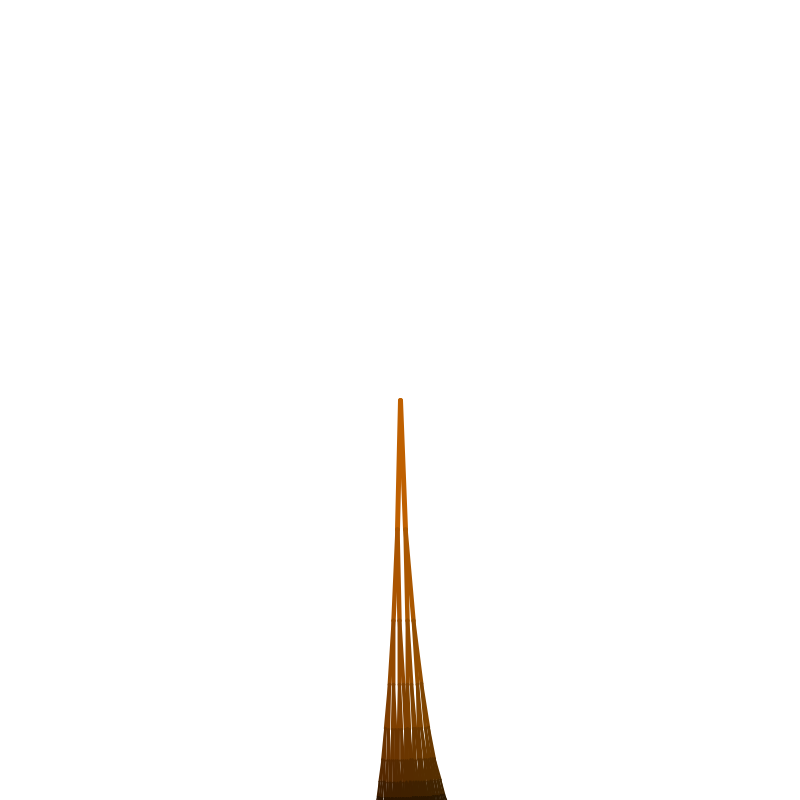
Frame 1 (no input)
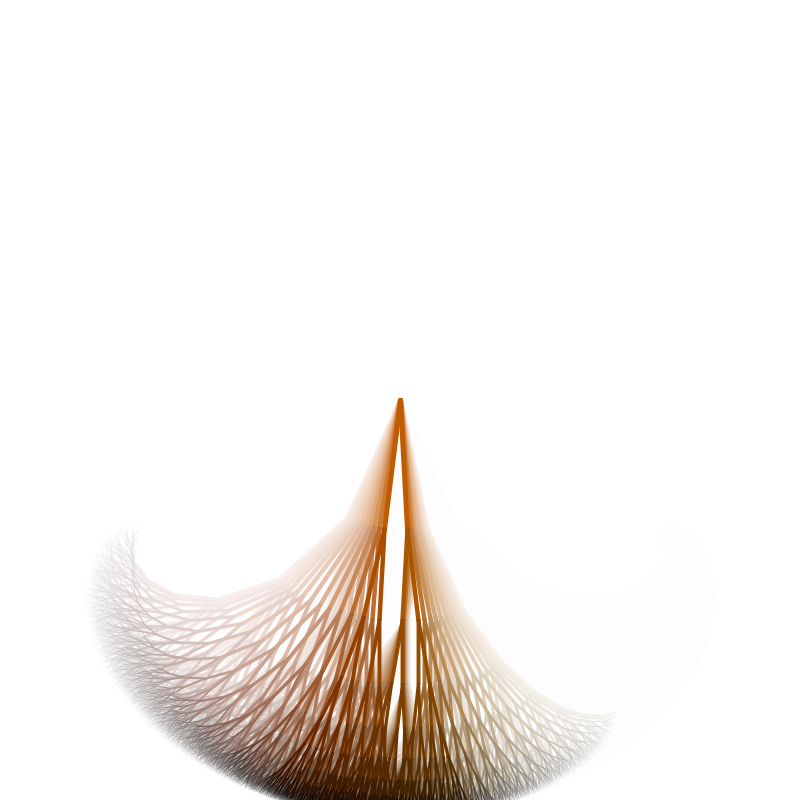
Frame 60 (the mouse pressed at the canvas centre just before this capture)
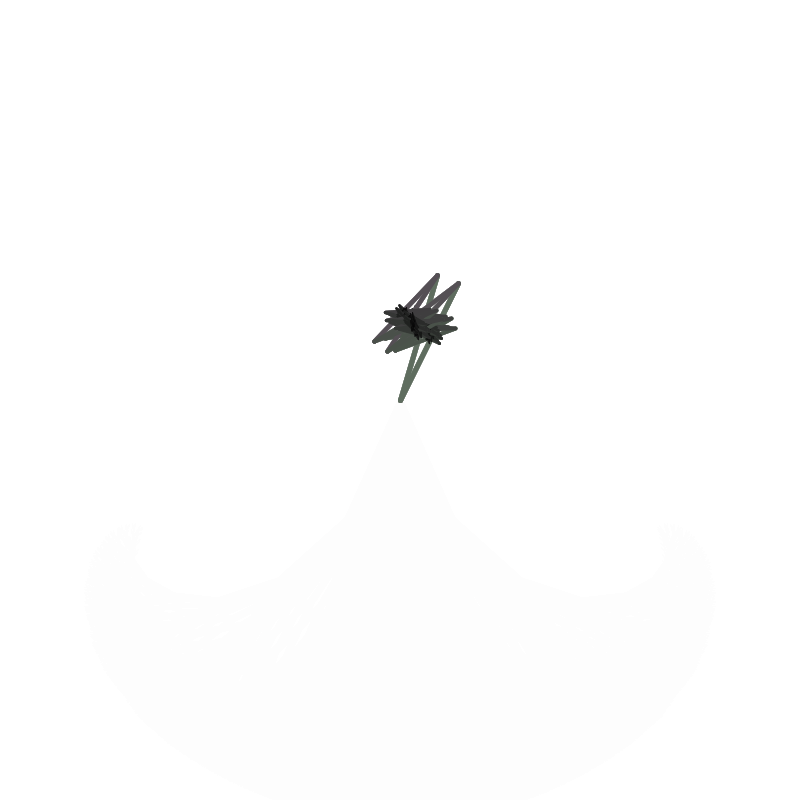
Frame 120 (the mouse held since frame 60 and released just before this capture)

The Processing sketch that drew these frames (run headless with seeded random() and noise(); from frame 60 on, the mouse is pressed at the canvas centre):

// Processing sketch: processing_16255
// ── processing_16255.pde

//-------------------------------------------
//
// Thomas Diewald
//
// 02.12.2010
//
// my_binary_tree
// 
// experimenting with recursive functions
//-------------------------------------------

void setup(){
  size(800,800);
  frameRate(200);
  background(255);
}

float t = 0; //just an animation factor
float s = 0; //just an animation factor

int rec = 9; // numbers of recursions

void draw(){
  noStroke(); fill(255, 50);
  rect(0,0, width, height);

  if( !mousePressed)
  {
    s += .1;
    t = sin(s)*2;
  }

  
 
  Branch b = new Branch();
  b.angle_  = HALF_PI;
  b.x_      = width  / 2.0; 
  b.y_      = height / 2.0; 
  b.length_ = 130; 
  makeTree( rec, b);
}



    


void makeTree( int recursion_depth, Branch b_)
{
  int index = 0;
  Branch b[] = new Branch[2];

  // some settings
  b[index] = new Branch();
  b[index].angle_  = b_.angle_ + radians( mouseX/2.0 - t*12);
  b[index].x_      = b_.x_ + b_.length_ * cos( b[index].angle_ ) ;
  b[index].y_      = b_.y_ + b_.length_ * sin( b[index].angle_) ;
  b[index].length_ = b_.length_;
  b[index].length_fac_ = .7;
  b[index].manageLength();
  
  index++;
  b[index] = new Branch();
  b[index].angle_  = b_.angle_ + radians( mouseY/2.0 + t*6) ;
  b[index].x_      = b_.x_ + b_.length_ * cos( b[index].angle_ ) ; 
  b[index].y_      = b_.y_ + b_.length_ * sin( b[index].angle_ ) ;
  b[index].length_ = b_.length_;
  b[index].length_fac_ = .7;
  b[index].manageLength();
  


  // now visualize it
  float col_f = map(mouseX, 0, width, 0, 255);
  float col_r = 0 + recursion_depth * ( (255-col_f) / (rec + 3 ));
  float col_g = 0 + recursion_depth * ( map( b[0].x_, 0, width, 0, 255) / (rec + 3 ) ) ;
  float col_b = 0 + recursion_depth * ( (col_f)  / (rec + 3) );
  
  stroke( col_r, col_g, col_b );
  strokeWeight( recursion_depth/1.8);
  for (int i = 0; i < b.length; i++)
    line( b_.x_, b_.y_, b[i].x_, b[i].y_);
  

  
  // call myself ( for every branch )
  if( recursion_depth-- > 0)
    for (int i = 0; i < b.length; i++)
      makeTree( recursion_depth, b[i] );
  
}




class Branch{
  float x_, y_, angle_, length_;
  float length_fac_ = .7;
  
  Branch(){
  }
  
  void manageLength(){
    length_ *= length_fac_;
  }
  
}
